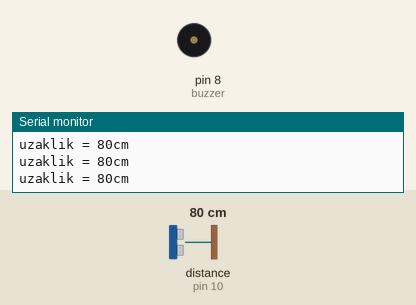
Recording of a sketch running on a simulated Arduino Uno, built with avr-gcc and run on an emulated ATmega328P. Shown: buzzer (waves = sounding, pin HIGH), the last lines printed to the serial monitor. Wiring (inferred from the names in the program): ultrasonic range finder: trigger pin 9; echo pin 10. The inputs (shaded band) are chosen by the test bench; at power-on: distance to the obstacle (sensor on pin 10) 80 cm. The echo pulse lasts 58.3 µs per cm; pins used as bus, display or sensor lines are not drawn.

Above: at 1.3 s.
1.4 s: distance to the obstacle (sensor on pin 10) set to 57 cm
2.9 s: distance to the obstacle (sensor on pin 10) set to 46 cm
At 3.15 s:
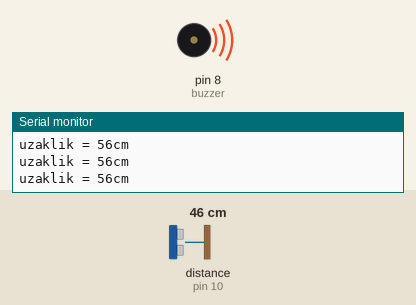
5.9 s: distance to the obstacle (sensor on pin 10) set to 60 cm
At 6.7 s:
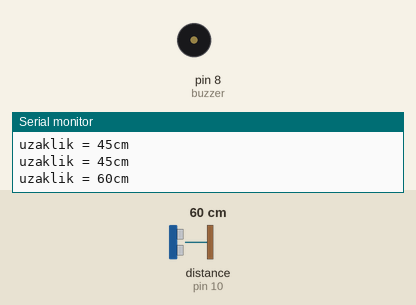
7.4 s: distance to the obstacle (sensor on pin 10) set to 2 cm
At 7.67 s:
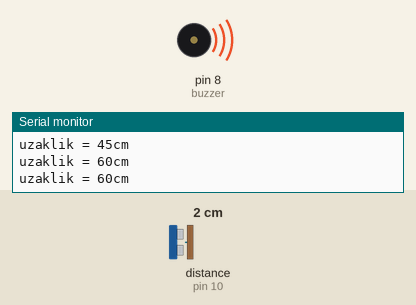
Timing chart, 0 to 11.4 s (numbered marks = the images above; inputs shaded):
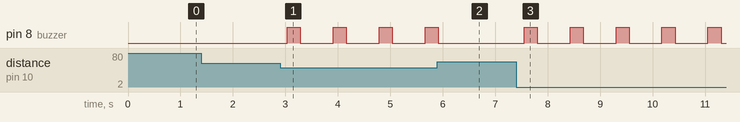

The sketch:

ultrasonic_distance_with_buzzer.ino
```cpp
const int buzzer = 8;

int echopin = 10;
int trigpin = 9;

int mesafe;
int sure;


void setup()
{
  Serial.begin(9600);

  pinMode(buzzer, OUTPUT);
  pinMode(trigpin, OUTPUT);
  pinMode(echopin, INPUT);
}

void loop()
{
 digitalWrite(trigpin,LOW);
 delayMicroseconds(2);
 digitalWrite(trigpin,HIGH);
 delayMicroseconds(10);
 digitalWrite(trigpin,LOW);
 sure = pulseIn(echopin,HIGH);
 mesafe = (sure/2)/29.0;

 if(mesafe <= 50)
 {
  digitalWrite(buzzer,HIGH);
  delay(250);
  digitalWrite(buzzer,LOW);
  delay(125);
 }
 else if(mesafe <= 50)
 {
  digitalWrite(buzzer,HIGH);
  delay(1000);
  digitalWrite(buzzer,LOW);
  delay(1000);
 }
 else
 {
  digitalWrite(buzzer,LOW);
 }
  Serial.print("uzaklik = ");
  Serial.print(mesafe);
  Serial.println("cm");
  delay(500);
}
```

Measured:
- the behaviour switches between 52 and 51 cm on distance to the obstacle (sensor on pin 10) (found by bisection; images 0 and 1)
- after the input at 2.9 s, pin 8 (buzzer): alternates HIGH for 0.25 s and LOW for 0.63 s, starting after 0.13 s
- after the input at 5.9 s, pin 8 (buzzer): goes on until 5.9 s, then stays LOW
- after the input at 7.4 s, pin 8 (buzzer): alternates HIGH for 0.25 s and LOW for 0.63 s, starting after 0.15 s
